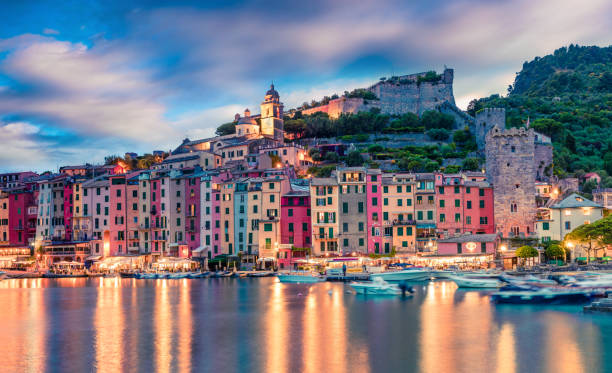
#> input picture city.jpg, 612 x 373 px
$ python histogram_equalization.py
#> lines starting #> are read from the running program, lines starting #| are printed output that depends on the picture
# Histogram Equalization Using OpenCV (Grayscale & Color Images)
# Developed By: Farzana M
# Register No: 212225040087

import cv2
import numpy as np
import matplotlib.pyplot as plt

# 1. Read and display grayscale image
img_gray = cv2.imread('city.jpg', cv2.IMREAD_GRAYSCALE)
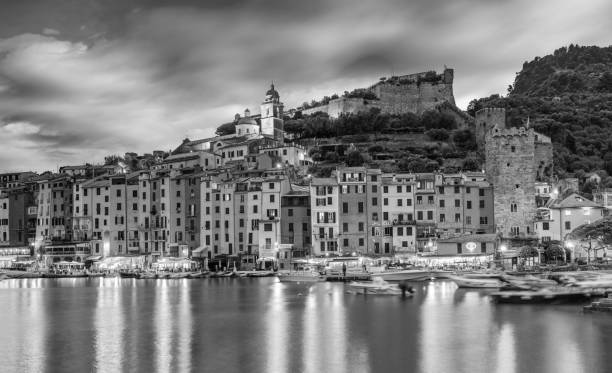
#> img_gray: shape (373, 612); min 0, max 255, mean 125.1
plt.figure()
plt.imshow(img_gray, cmap='gray')
plt.title('original_image')
plt.show()

# 2. Histogram of grayscale image
plt.figure()
plt.hist(img_gray.ravel(), 256, range=[0, 256])
plt.title('Original Image')
plt.show()
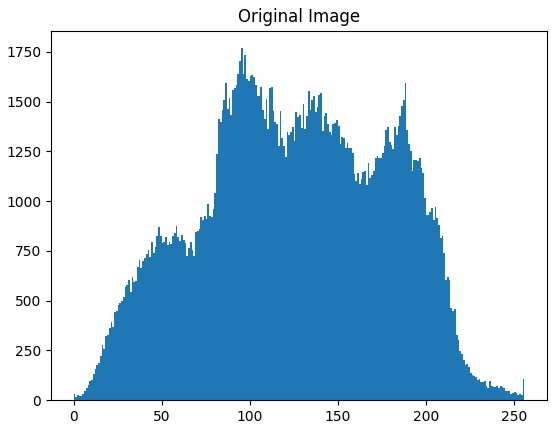
#> figure drawn by matplotlib, 1 panel; tallest bar 1769 high, from x = 95 to 96

# 3. Apply histogram equalization on grayscale image & plot histogram
img_eq = cv2.equalizeHist(img_gray)
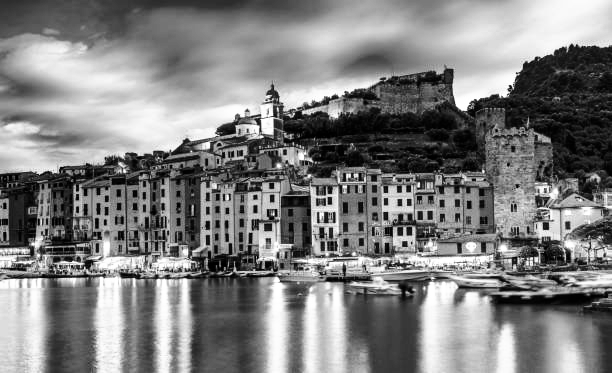
#> img_eq: shape (373, 612); min 0, max 255, mean 128.1
plt.figure()
plt.hist(img_eq.ravel(), 256, range=[0, 256])
plt.title('Equalized Histogram')
plt.show()
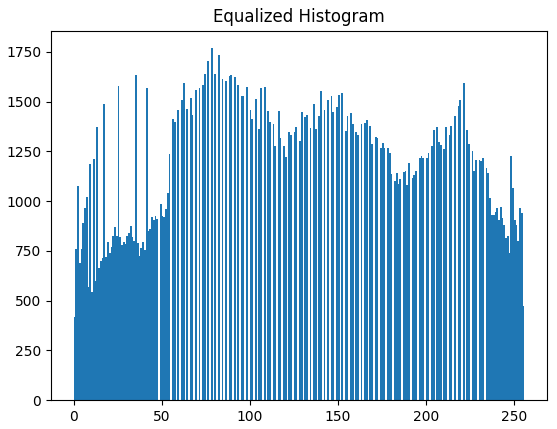
#> figure drawn by matplotlib, 1 panel; tallest bar 1769 high, from x = 78 to 79

# 4. Display equalized grayscale image
plt.figure()
plt.imshow(img_eq, cmap='gray')
plt.title('original image')
plt.show()

# 5. Read color image and perform histogram equalization on V channel (HSV)
img = cv2.imread('city.jpg', cv2.IMREAD_COLOR)
#> img is the input picture: shape (373, 612, 3); mean B, G, R 132.6, 123.2, 125.9
img_hsv = cv2.cvtColor(img, cv2.COLOR_BGR2HSV)
#> img_hsv: shape (373, 612, 3); mean H, S, V 90.3, 105.3, 158.8
img_hsv[:, :, 2] = cv2.equalizeHist(img_hsv[:, :, 2])
#> img_hsv: shape (373, 612, 3); mean H, S, V 90.3, 105.3, 128.3
img_eq = cv2.cvtColor(img_hsv, cv2.COLOR_HSV2BGR)
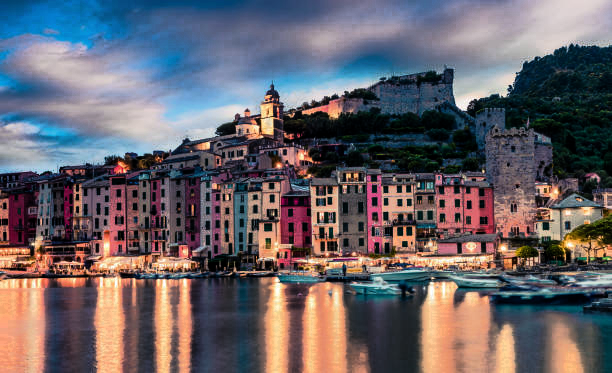
#> img_eq: shape (373, 612, 3); mean B, G, R 105, 99, 104.7

# Display Original Color Image and Equalized Color Image
plt.figure(figsize=[12, 6])
plt.subplot(121)
plt.imshow(img[:, :, ::-1])
plt.title('Original Color Image')
plt.subplot(122)
plt.imshow(img_eq[:, :, ::-1])
plt.title('Equalized Image')
plt.show()
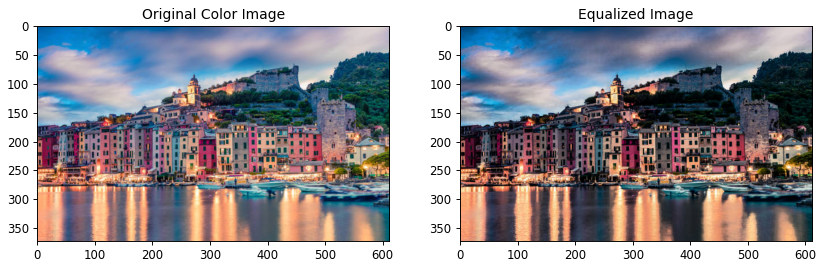
#> figure drawn by matplotlib, 2 panels

# 6. Display 2x2 grid comparing original vs equalized color image and histograms
plt.figure(figsize=[12, 10])
plt.subplot(221)
plt.imshow(img[:, :, ::-1])
plt.title('Original Color Image')
plt.subplot(222)
plt.imshow(img_eq[:, :, ::-1])
plt.title('Equalized Image')
plt.subplot(223)
plt.hist(img.ravel(), 256, range=[0, 256])
plt.title('Original Image')
plt.subplot(224)
plt.hist(img_eq.ravel(), 256, range=[0, 256])
plt.title('Histogram Equalized')
plt.show()
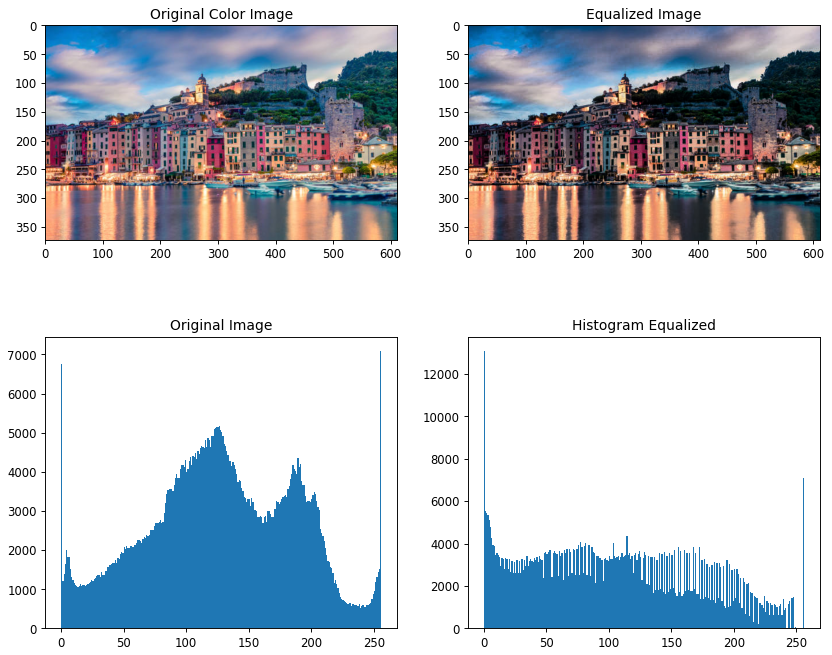
#> figure drawn by matplotlib, 4 panels; panel 3: tallest bar 7099 high, from x = 255 to 256; panel 4: tallest bar 13105 high, from x = 0 to 1
